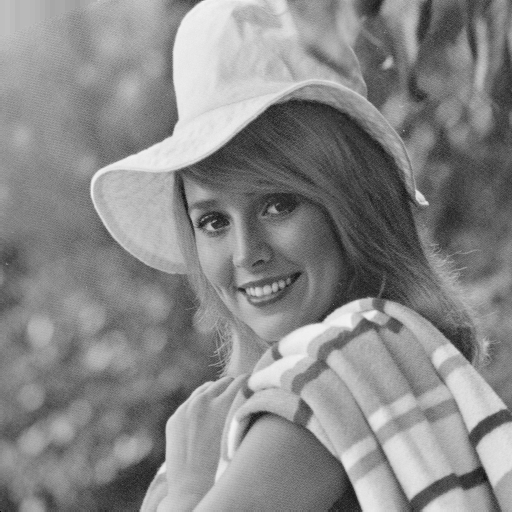
#> input picture images/elaine.512.tiff, 512 x 512 px, found by its file name
$ python main3.py
#> lines starting #> are read from the running program, lines starting #| are printed output that depends on the picture
### myFunctions.py
import os
import time as t
import numpy as np
from skimage import io
from skimage import metrics


# =============================================================================================================================================================================================
''' Funções auxiliares '''
def get_image(filename:str, path:str="") -> np.ndarray:
#> called with filename = 'elaine.512.tiff', path = 'images/'
	return io.imread(os.path.join(path, filename))
#> returned value is the input picture: shape (512, 512); min 0, max 243, mean 136.4

# [12 lines left out: functions is_gray_scale, print_np_matrix, not called in this run]

def calculate_matrix_of_transformation(k:int) -> np.ndarray:
	row = 0
	alpha = 0.0
	transformation_matrix = np.zeros((k, k), np.float64)
	while(row < k):
		if row == 0:
			alpha = 1 / (k ** 0.5)
		else:
			alpha = (2 / k) ** 0.5
		col = 0
		while(col < k):
			transformation_matrix[row][col] = alpha * np.cos((np.pi * row * (2 * col + 1)) / (2 * k))
			col += 1
		row += 1
	return transformation_matrix

# [10 lines left out: function calculate_matrix_of_parametric_quantization, not called in this run]

def calculate_matrix_of_qf_quantization(qf_value:int, quantization_matrix:np.ndarray) -> np.ndarray:
	s = 0.0
	if qf_value < 50:
		s = 5_000 / qf_value
	else:
		s = 200 - (2 * qf_value)
	resulting_matrix = np.floor((s * quantization_matrix + 50) / 100)
	return resulting_matrix

# [57 lines left out: functions calculate_values_of_graphics, calculate_average, print_matrixes, not called in this run]

def calculate_number_of_bytes_of_image_per_pixels(image:np.ndarray) -> int:
	nbytes = 0
	nrows = image.shape[0]
	row = 0
	while row < nrows:
		result = np.isclose(image[row], 0)
		nbytes = nbytes + np.count_nonzero(np.logical_not(result))
		row += 1
	bpp = (nbytes * 8) / (image.shape[0] * image.shape[1])	# Oito (8) é a quantidade de bits que representam cada pixel da imagem
	return bpp

def np2(q_matrix:np.ndarray) -> np.ndarray:
	return 2 ** (np.round(np.log2(q_matrix)))

# =============================================================================================================================================================================================
''' Principais matrizes'''
sample_matrix = np.array([[127, 123, 125, 120, 126, 123, 127, 128],
							[142, 135, 144, 143, 140, 145, 142, 140],
							[128, 126, 128, 122, 125, 125, 122, 129],
							[132, 144, 144, 139, 140, 149, 140, 142],
							[128, 124, 128, 126, 127, 120, 128, 129],
							[133, 142, 141, 141, 143, 140, 146, 138],
							[124, 127, 128, 129, 121, 128, 129, 128],
							[134, 143, 140, 139, 136, 140, 138, 141]])

c_matrix = calculate_matrix_of_transformation(8)

qf_matrix = np.array([[16, 11, 10, 16, 24, 40, 51, 61],
					[12, 12, 14, 19, 26, 58, 60, 55],
					[14, 13, 16, 24, 40, 57, 69, 56],
					[14, 17, 22, 29, 51, 54, 80, 62],
					[18, 22, 37, 56, 68, 109, 103, 77],
					[24, 35, 55, 64, 81, 104, 113, 92],
					[49, 64, 78, 87, 103, 121, 120, 101],
					[72, 92, 95, 98, 112, 100, 103, 99]])

# Matriz C0 de baixo custo(APROXIMAÇÃO): https://arxiv.org/abs/1402.6034v1
c_0_matrix = np.array([[1, 1, 1, 1, 1, 1, 1, 1],
					 [1, 1, 1, 0, 0, -1, -1, -1],
					 [1, 0, 0, -1, -1, 0, 0, 1],
					 [1, 0, -1, -1, 1, 1, 0, -1],
					 [1, -1, -1, 1, 1, -1, -1, 1],
					 [1, -1, 0, 1, -1, 0, 1, -1],
					 [0, -1, 1, 0, 0, 1, -1, 0],
					 [0, -1, 1, -1, 1, -1, 1, 0]])

s_matrix = np.diag([1/(2*pow(2, 1/2)), 1/pow(6,1/2), 1/2, 1/pow(6,1/2), 1/(2*pow(2, 1/2)), 1/pow(6,1/2), 1/2, 1/pow(6,1/2)])

s_array = np.matrix([1/(2*pow(2, 1/2)), 1/pow(6,1/2), 1/2, 1/pow(6,1/2), 1/(2*pow(2, 1/2)), 1/pow(6,1/2), 1/2, 1/pow(6,1/2)])

c_ortho_matrix = np.dot(s_matrix, c_0_matrix)
# =============================================================================================================================================================================================
''' Funções principais '''

def apply_direct_transform(transformation_matrix:np.ndarray, image_matrix:np.ndarray, k:int) -> np.ndarray:
	nrows, ncols = image_matrix.shape
	dct_image = np.zeros((nrows, ncols), dtype=np.float32)
	row = 0
	while(row < nrows):
		col = 0
		while(col < ncols):
			dct_image[row:row+k, col:col+k] = np.dot(np.dot(transformation_matrix, image_matrix[row:row+k, col:col+k]), transformation_matrix.T)
			col += k
		row += k
	return dct_image

def apply_inverse_transform(transformation_matrix:np.ndarray, quantized_image_matrix:np.ndarray, k:int) -> np.ndarray:
	nrows, ncols = quantized_image_matrix.shape
	idct_image = np.zeros((nrows, ncols), dtype=np.float32)
	row = 0
	while(row < nrows):
		col = 0
		while(col < ncols):
			idct_image[row:row+k, col:col+k] = np.dot(np.dot(transformation_matrix.T, quantized_image_matrix[row:row+k, col:col+k]), transformation_matrix)
			col += k
		row += k
	return np.clip(idct_image, 0, 255)

def apply_quantization(q_matrix:np.ndarray, dct_image:np.ndarray, k:int) -> np.ndarray:
	nrows, ncols = dct_image.shape
	quantized_image = np.zeros((nrows, ncols), dtype=np.float32)
	row = 0
	while(row < nrows):
		col = 0
		while(col < ncols):
			quantized_image[row:row+k, col:col+k] = np.multiply(np.round(np.divide(dct_image[row:row+k, col:col+k], q_matrix)), q_matrix)
			col += k
		row += k
	return quantized_image

# [11 lines left out: function apply_oliveira_quantization, not called in this run]

### to_clean/planar_processing/main3.py
from pdb import set_trace as pause
import myFunctions as func
import myPlots as plot

"""
Objetivo: comparar a aplicação entre a DCT com a matriz de quantização, a RDCT com a matriz de quantização,
a DCT com matriz de quantização np2 (potências de 2) e a RDCT com matriz de quantização np2 (potências de 2)
Ou seja,
1) DCT com quantização
2) RDCT com quantização
3) DCT com quantização em potências de 2
4) RDCT com quantização em potências de 2
"""

path = "images/"
filename = "elaine.512.tiff"
image = func.get_image(filename, path)

transformation_matrix = func.calculate_matrix_of_transformation(8)

q_0 = func.qf_matrix
q_0_binary = func.np2(q_0)
psnr_q_dct = []
psnr_q_rdct = []
psnr_qbinary_dct = []
psnr_qbinary_rdct = []
ssim_q_dct = []
ssim_q_rdct = []
ssim_qbinary_dct = []
ssim_qbinary_rdct = []
bpp_q_dct = []
bpp_q_rdct = []
bpp_qbinary_dct = []
bpp_qbinary_rdct = []
qf_values = list(range(5,96,5))

transformed_image_by_dct = func.apply_direct_transform(func.c_matrix, image, 8)
#> after the loop in apply_direct_transform, `while(row < nrows):`:
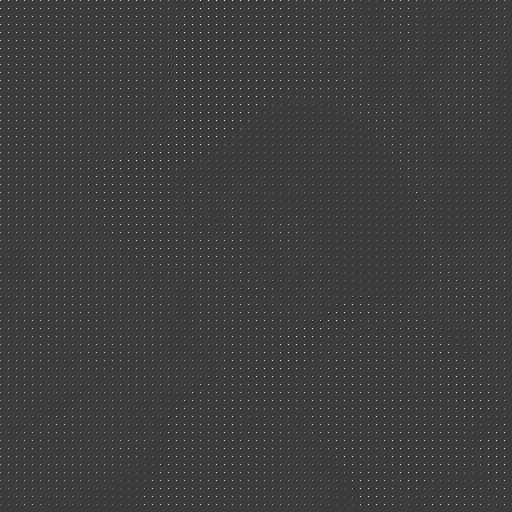
#> dct_image: shape (512, 512) float32; min -590.6, max 1907.5, mean 17.1; drawn with min black and max white
#> after the loop in apply_direct_transform, `while(row < nrows):`: row = 512
transformed_image_by_rdct = func.apply_direct_transform(func.c_ortho_matrix, image, 8)

for qf in qf_values:
    q = func.calculate_matrix_of_qf_quantization(qf, func.qf_matrix)
    q_binary = func.np2(q)

    image_quantized_by_q_and_transformed_by_dct = func.apply_quantization(q, transformed_image_by_dct, 8)
    image_quantized_by_q_and_transformed_by_rdct = func.apply_quantization(q, transformed_image_by_rdct, 8)
    image_quantized_by_q_binary_and_transformed_by_dct = func.apply_quantization(q_binary, transformed_image_by_dct, 8)
    image_quantized_by_q_binary_and_transformed_by_rdct = func.apply_quantization(q_binary, transformed_image_by_rdct, 8)

    image_inversed_q_and_dct = func.apply_inverse_transform(func.c_matrix, image_quantized_by_q_and_transformed_by_dct, 8)
    psnr_q_dct.append(func.metrics.peak_signal_noise_ratio(image, image_inversed_q_and_dct, data_range=255))
    ssim_q_dct.append(func.metrics.structural_similarity(image, image_inversed_q_and_dct, data_range=255))
    bpp_q_dct.append(func.calculate_number_of_bytes_of_image_per_pixels(image_quantized_by_q_and_transformed_by_dct))

    image_inversed_q_and_rdct = func.apply_inverse_transform(func.c_ortho_matrix, image_quantized_by_q_and_transformed_by_rdct, 8)
    psnr_q_rdct.append(func.metrics.peak_signal_noise_ratio(image, image_inversed_q_and_rdct, data_range=255))
    ssim_q_rdct.append(func.metrics.structural_similarity(image, image_inversed_q_and_rdct, data_range=255))
    bpp_q_rdct.append(func.calculate_number_of_bytes_of_image_per_pixels(image_quantized_by_q_and_transformed_by_rdct))

    image_inversed_q_binary_and_dct = func.apply_inverse_transform(func.c_matrix, image_quantized_by_q_binary_and_transformed_by_dct, 8)
    psnr_qbinary_dct.append(func.metrics.peak_signal_noise_ratio(image, image_inversed_q_binary_and_dct, data_range=255))
    ssim_qbinary_dct.append(func.metrics.structural_similarity(image, image_inversed_q_binary_and_dct, data_range=255))
    bpp_qbinary_dct.append(func.calculate_number_of_bytes_of_image_per_pixels(image_quantized_by_q_binary_and_transformed_by_dct))

    image_inversed_q_binary_and_rdct = func.apply_inverse_transform(func.c_ortho_matrix, image_quantized_by_q_binary_and_transformed_by_rdct, 8)
    psnr_qbinary_rdct.append(func.metrics.peak_signal_noise_ratio(image, image_inversed_q_binary_and_rdct, data_range=255))
    ssim_qbinary_rdct.append(func.metrics.structural_similarity(image, image_inversed_q_binary_and_rdct, data_range=255))
    bpp_qbinary_rdct.append(func.calculate_number_of_bytes_of_image_per_pixels(image_quantized_by_q_binary_and_transformed_by_rdct))
#> after the loop, bpp_q_dct = [0.191, 0.285, 0.374, 0.452, 0.532, 0.61, 0.689, 0.761, 0.844, 0.921, 0.998, 1.11, 1.23, 1.4, 1.58, 1.87, 2.34, 3.17, 4.82]; bpp_q_rdct = [0.185, 0.278, 0.367, 0.452, 0.539, 0.626, 0.716, 0.795, 0.885, 0.974, 1.06, 1.18, 1.31, 1.5, 1.7, 2.03, 2.54, 3.4, 5.01]; bpp_qbinary_dct = [0.183, 0.276, 0.39, 0.453, 0.521, 0.614, 0.695, 0.781, 0.853, 0.908, 1.02, 1.18, 1.28, 1.43, 1.56, 1.91, 2.35, 3.26, 4.79]; bpp_qbinary_rdct = [0.178, 0.269, 0.385, 0.454, 0.525, 0.635, 0.722, 0.816, 0.902, 0.955, 1.08, 1.25, 1.37, 1.54, 1.68, 2.07, 2.57, 3.5, 5.01]; psnr_q_dct = [27.39, 29.94, 31.01, 31.6, 32.01, 32.3, 32.55, 32.74, 32.93, 33.1, 33.25, 33.43, 33.64, 33.9, 34.2, 34.69, 35.61, 37.67, 42.74]; psnr_q_rdct = [26.93, 29.1, 29.98, 30.5, 30.9, 31.21, 31.5, 31.73, 31.97, 32.19, 32.39, 32.63, 32.92, 33.27, 33.67, 34.3, 35.38, 37.56, 42.72]; psnr_qbinary_dct = [27.75, 30.04, 30.92, 31.65, 31.92, 32.25, 32.45, 32.77, 32.93, 33.05, 33.26, 33.48, 33.71, 33.95, 34.12, 34.82, 35.65, 37.77, 42.73]; psnr_qbinary_rdct = [27.26, 29.19, 29.93, 30.57, 30.82, 31.18, 31.44, 31.83, 32.03, 32.12, 32.37, 32.63, 33.01, 33.34, 33.58, 34.37, 35.42, 37.71, 42.69]; ssim_q_dct = [0.62, 0.712, 0.75, 0.771, 0.786, 0.797, 0.807, 0.815, 0.822, 0.829, 0.835, 0.842, 0.85, 0.859, 0.869, 0.886, 0.911, 0.945, 0.982]; ssim_q_rdct = [0.608, 0.693, 0.728, 0.749, 0.764, 0.776, 0.787, 0.796, 0.805, 0.813, 0.82, 0.828, 0.837, 0.849, 0.861, 0.88, 0.908, 0.943, 0.981]; ssim_qbinary_dct = [0.626, 0.712, 0.75, 0.773, 0.783, 0.796, 0.804, 0.817, 0.823, 0.827, 0.836, 0.844, 0.853, 0.861, 0.867, 0.89, 0.911, 0.946, 0.982]; ssim_qbinary_rdct = [0.614, 0.693, 0.729, 0.751, 0.761, 0.776, 0.785, 0.799, 0.806, 0.81, 0.82, 0.829, 0.841, 0.851, 0.859, 0.884, 0.909, 0.945, 0.981]


fig, axs = plot.plt.subplots(2, 2, label="Analyzes ~Q (bit-shifts only) between DCT and RDCT")
axs[0, 0].grid(True)
axs[0, 0].set_title("PSNR x QF")
axs[0, 0].plot(qf_values, psnr_q_dct, color='red', label="DCT with Q")
axs[0, 0].plot(qf_values, psnr_q_rdct, color='blue', label="RDCT with Q")
axs[0, 0].plot(qf_values, psnr_qbinary_dct, color='red', label="DCT with ~Q", ls='dashed')
axs[0, 0].plot(qf_values, psnr_qbinary_rdct, color='blue', label="RDCT with ~Q", ls='dashed')
axs[0, 0].set_xlabel("QF values")
axs[0, 0].set_ylabel("PSNR values")
axs[0, 0].legend()

axs[0, 1].grid(True)
axs[0, 1].set_title("SSIM x QF")
axs[0, 1].plot(qf_values, ssim_q_dct, color='red', label="DCT with Q")
axs[0, 1].plot(qf_values, ssim_q_rdct, color='blue', label="RDCT with Q")
axs[0, 1].plot(qf_values, ssim_qbinary_dct, color='red', label="DCT with ~Q", ls='dashed')
axs[0, 1].plot(qf_values, ssim_qbinary_rdct, color='blue', label="RDCT with ~Q", ls='dashed')
axs[0, 1].set_xlabel("QF values")
axs[0, 1].set_ylabel("SSIM values")
axs[0, 1].legend()

axs[1, 0].grid(True)
axs[1, 0].set_title("PSNR x BPP")
axs[1, 0].plot(bpp_q_dct, psnr_q_dct, color='red', label="DCT with Q")
axs[1, 0].plot(bpp_q_rdct, psnr_q_rdct, color='blue', label="RDCT with Q")
axs[1, 0].plot(bpp_qbinary_dct, psnr_qbinary_dct, color='red', label="DCT with ~Q", ls='dashed')
axs[1, 0].plot(bpp_qbinary_rdct, psnr_qbinary_rdct, color='blue', label="RDCT with ~Q", ls='dashed')
axs[1, 0].set_xlabel("BPP values")
axs[1, 0].set_ylabel("PSNR values")
axs[1, 0].legend()

axs[1, 1].grid(True)
axs[1, 1].set_title("SSIM x BPP")
axs[1, 1].plot(bpp_q_dct, ssim_q_dct, color='red', label="DCT with Q")
axs[1, 1].plot(bpp_q_rdct, ssim_q_rdct, color='blue', label="RDCT with Q")
axs[1, 1].plot(bpp_qbinary_dct, ssim_qbinary_dct, color='red', label="DCT with ~Q", ls='dashed')
axs[1, 1].plot(bpp_qbinary_rdct, ssim_qbinary_rdct, color='blue', label="RDCT with ~Q", ls='dashed')
axs[1, 1].set_xlabel("BPP values")
axs[1, 1].set_ylabel("SSIM values")
axs[1, 1].legend()

fig.tight_layout()
plot.plt.show()
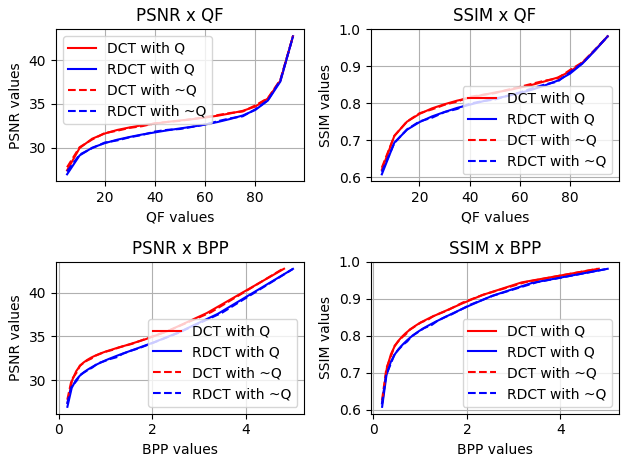
#> figure drawn by matplotlib, 4 panels; panel 1: curve peaks at x = 95, y = 42.74; panel 1: curve peaks at x = 95, y = 42.72; panel 1: curve peaks at x = 95, y = 42.73; panel 2: curve peaks at x = 95, y = 0.982
